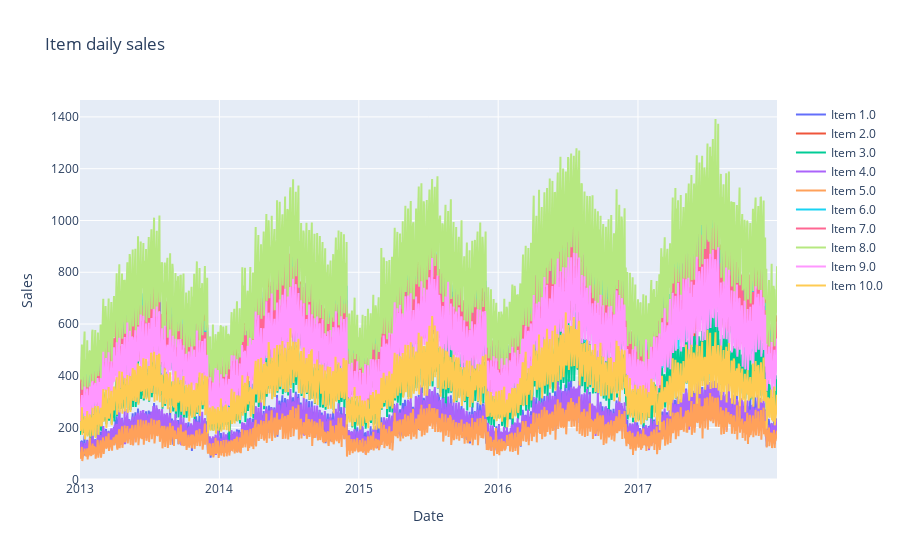

Source (notebook cell):
### Code cell
item_daily_sales_sc = []
for item in item_daily_sales['item'].unique():
    current_item_daily_sales = item_daily_sales[(item_daily_sales['item'] == item)]
    item_daily_sales_sc.append(go.Scatter(x=current_item_daily_sales['date'], y=current_item_daily_sales['sales'], name=('Item %s' % item)))

layout = go.Layout(title='Item daily sales', xaxis=dict(title='Date'), yaxis=dict(title='Sales'))
fig = go.Figure(data=item_daily_sales_sc, layout=layout)
iplot(fig)

### Figure 1 — Plotly figure (JSON) as saved in the notebook; plotly's stock layout.template omitted (floating-point values rounded to 4 significant figures; data arrays with more than 128 entries replaced by an {"elided": "..."} marker saying what was removed)
{"data": [{"name": "Item 1.0", "x": {"elided": "1826 str values"}, "y": {"elided": "1826 int values"}, "type": "scatter"}, {"name": "Item 2.0", "x": {"elided": "1826 str values"}, "y": {"elided": "1826 int values"}, "type": "scatter"}, {"name": "Item 3.0", "x": {"elided": "1826 str values"}, "y": {"elided": "1826 int values"}, "type": "scatter"}, {"name": "Item 4.0", "x": {"elided": "1826 str values"}, "y": {"elided": "1826 int values"}, "type": "scatter"}, {"name": "Item 5.0", "x": {"elided": "1826 str values"}, "y": {"elided": "1826 int values"}, "type": "scatter"}, {"name": "Item 6.0", "x": {"elided": "1826 str values"}, "y": {"elided": "1826 int values"}, "type": "scatter"}, {"name": "Item 7.0", "x": {"elided": "1826 str values"}, "y": {"elided": "1826 int values"}, "type": "scatter"}, {"name": "Item 8.0", "x": {"elided": "1826 str values"}, "y": {"elided": "1826 int values"}, "type": "scatter"}, {"name": "Item 9.0", "x": {"elided": "1826 str values"}, "y": {"elided": "1826 int values"}, "type": "scatter"}, {"name": "Item 10.0", "x": {"elided": "1826 str values"}, "y": {"elided": "1826 int values"}, "type": "scatter"}], "layout": {"title": {"text": "Item daily sales"}, "xaxis": {"title": {"text": "Date"}}, "yaxis": {"title": {"text": "Sales"}}}}
